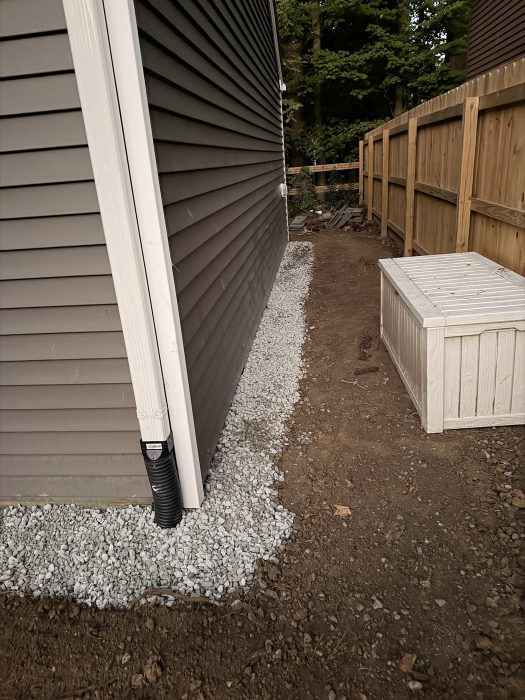
#> input picture src/img/gallery/large/g01.jpg, 1050 x 1400 px, given in place of logo-transparent.png, which was not available (shown at 1/2 size)
$ python montage.py ../src/img/gallery/large/g01.jpg
#> lines starting #> are read from the running program, lines starting #| are printed output that depends on the picture
import glob, subprocess, sys, math
from PIL import Image, ImageDraw, ImageFont, ImageFilter

REPO = '/home/user/raindrains/src/img'
# Vertical 9:16 by default; pass --wide for 16:9 (1920x1080)
WIDE = '--wide' in sys.argv
W, H, FPS = (1920, 1080, 30) if WIDE else (1080, 1920, 30)
PHOTO_S, XFADE_S, CARD_S = 1.9, 0.4, 2.6
NAVY, GREEN, WHITE = (11, 43, 74), (24, 150, 83), (255, 255, 255)
F = '/usr/share/fonts/opentype/inter/'
font = lambda w, s: ImageFont.truetype(F + f'Inter-{w}.otf', s)

logo = Image.open(f'{REPO}/logo-transparent.png').convert('RGBA')

def ease(t):
    return t * t * (3 - 2 * t)

def centered(d, y, text, f, fill):
    w = d.textlength(text, font=f)
    d.text(((W - w) / 2, y), text, font=f, fill=fill)

def card(lines, sub=None):
    img = Image.new('RGB', (W, H), NAVY)
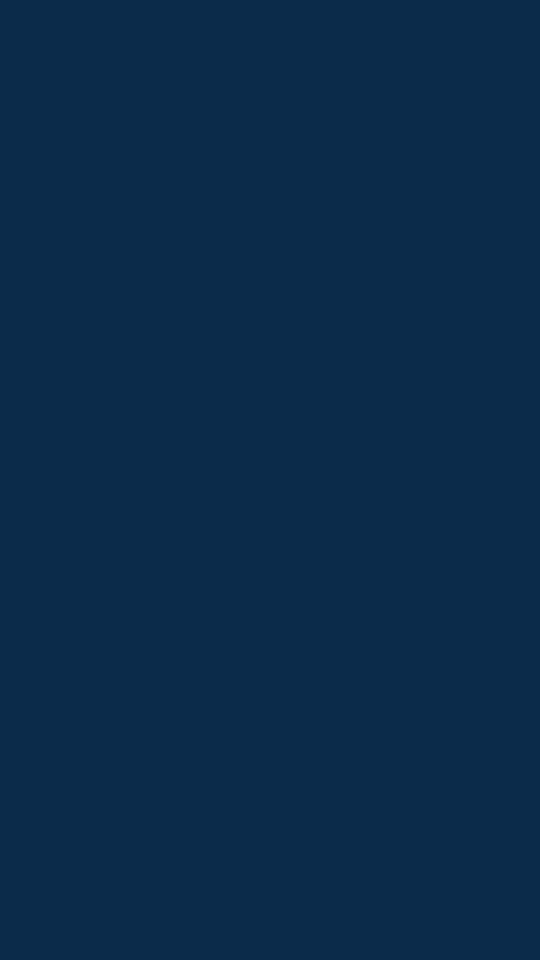
#> img: PIL image 1080x1920 RGB (shown at 1/2 size); mean R, G, B 11, 43, 74
    d = ImageDraw.Draw(img)
    lw = 860
    lg = logo.resize((lw, int(logo.height * lw / logo.width)), Image.LANCZOS)
    block = lg.height + 80 + 70 + sum(f.size + 30 for _, f, _ in lines) - 30
#> block = 1440
    y = (H - block) // 2
#> y = 240
    img.paste(lg, ((W - lw) // 2, y), lg)
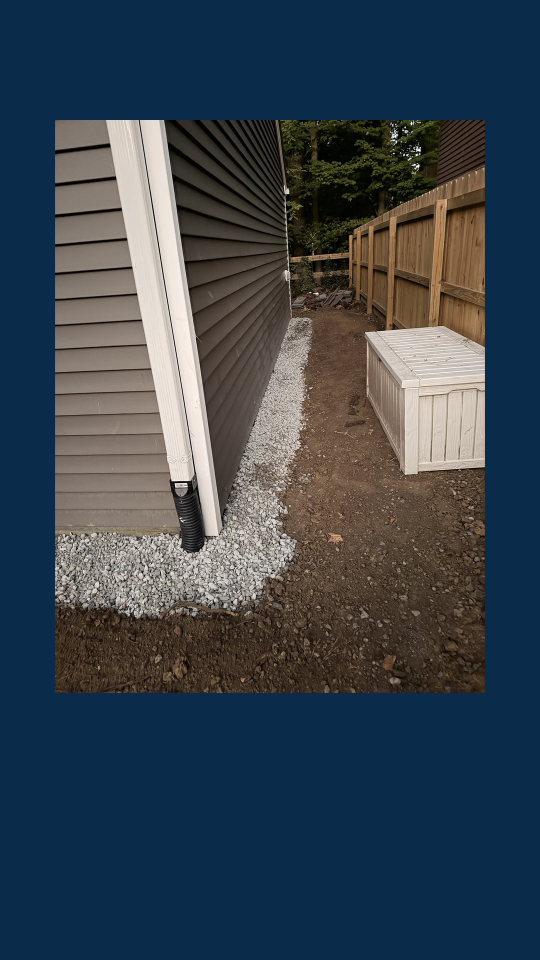
#> img: PIL image 1080x1920 RGB (shown at 1/2 size); mean R, G, B 57.2, 68.1, 78.6
    y += lg.height + 80
#> y = 1466
    d.rectangle(((W - 140) // 2, y, (W + 140) // 2, y + 8), fill=GREEN)
    y += 70
#> y = 1536
    for text, f, fill in lines:
        centered(d, y, text, f, fill)
        y += f.size + 30
#> after the loop, y = 1710
    return img

intro = card([('Drainage done right.', font('Bold', 72), WHITE),
              ('Hampton Roads & NE North Carolina', font('Medium', 42), (169, 193, 218))])
outro = card([('Call for a free estimate', font('Medium', 52), (169, 193, 218)),
              ('757-807-0080', font('Black', 110), WHITE),
              ('Lifetime warranty on all drainage systems', font('Medium', 38), (169, 193, 218))])
#> in card (call 2), `img.paste(lg, ((W - lw) // 2, y), lg)`:
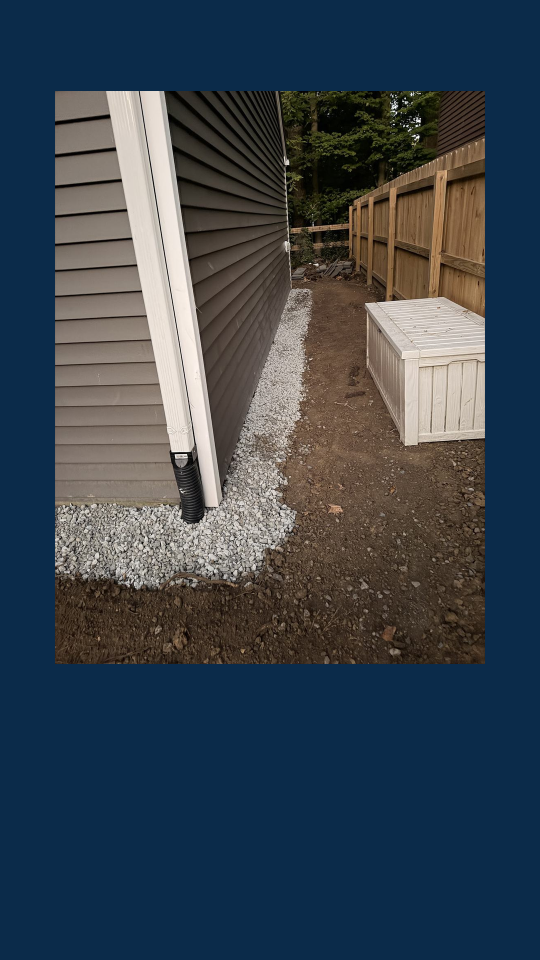
#> img: PIL image 1080x1920 RGB (shown at 1/2 size); mean R, G, B 57.2, 68.1, 78.6
#> after the loop in card (call 2), `for text, f, fill in lines:`: y = 1768
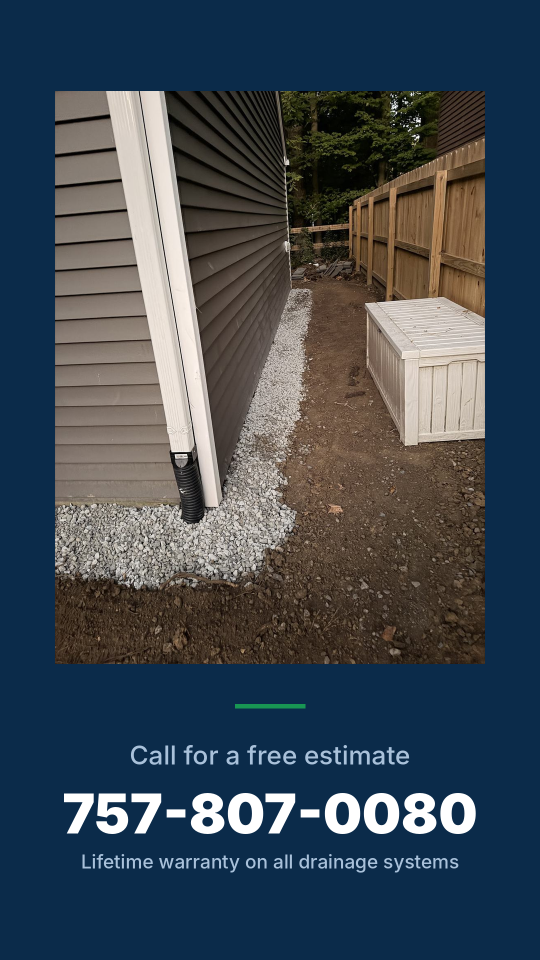
#> outro: PIL image 1080x1920 RGB (shown at 1/2 size); mean R, G, B 62.3, 72.7, 82.5

def prep(path):
    src = Image.open(path).convert('RGB')
    # Cover-fill source at 1.12x so Ken Burns has room to move
    s = max(W / src.width, H / src.height) * 1.12
    if abs(math.log((src.width / src.height) / (W / H))) > 0.15:
        # Photo shape differs from the frame: blurred cover background + whole photo on top
        bg = src.resize((int(src.width * s * 1.3), int(src.height * s * 1.3)))
        bg = bg.crop(((bg.width - W) // 2, (bg.height - H) // 2,
                      (bg.width + W) // 2, (bg.height + H) // 2))
        bg = Image.blend(bg.filter(ImageFilter.GaussianBlur(40)), Image.new('RGB', (W, H), NAVY), 0.45)
        f = min(W / src.width, H / src.height)
        fg = src.resize((int(src.width * f), int(src.height * f)), Image.LANCZOS)
        bg.paste(fg, ((W - fg.width) // 2, (H - fg.height) // 2))
        src, s = bg, 1.12
    return src.resize((int(src.width * s), int(src.height * s)), Image.LANCZOS)

def kb(big, t, i):
    # Alternate zoom-in / zoom-out with a slight drift
    z = 1 + 0.10 * (t if i % 2 == 0 else 1 - t)
    # crop window size in big-image pixels so output is W x H
    scale = (big.width / W) if big.width / W < big.height / H else (big.height / H)
    cw, ch = W * scale / z, H * scale / z
    dx = (big.width - cw) * (0.5 + (0.25 if i % 3 == 0 else -0.25 if i % 3 == 1 else 0) * (t - 0.5) * 2)
    dy = (big.height - ch) * (0.5 + (0.2 if i % 2 else -0.2) * (t - 0.5))
    return big.resize((W, H), Image.BILINEAR, box=(dx, dy, dx + cw, dy + ch))

def watermark(frame):
    frame.paste(BAND, (0, 0), BAND)
    frame.paste(WM, ((W - WM.width) // 2, 70), WM)
    return frame

WM = logo.resize((300, int(logo.height * 300 / logo.width)), Image.LANCZOS)
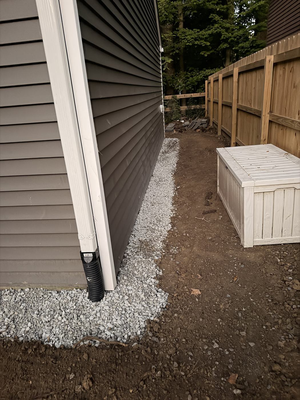
#> WM: PIL image 300x400 RGBA; mean R, G, B, A 108.2, 95.9, 83.7, 255
BAND = Image.new('RGBA', (W, 240), (0, 0, 0, 0))
#> BAND: PIL image 1080x240 RGBA; every value is 0
for y in range(240):
    ImageDraw.Draw(BAND).line([(0, y), (W, y)], fill=(0, 0, 0, int(140 * (1 - y / 240))))
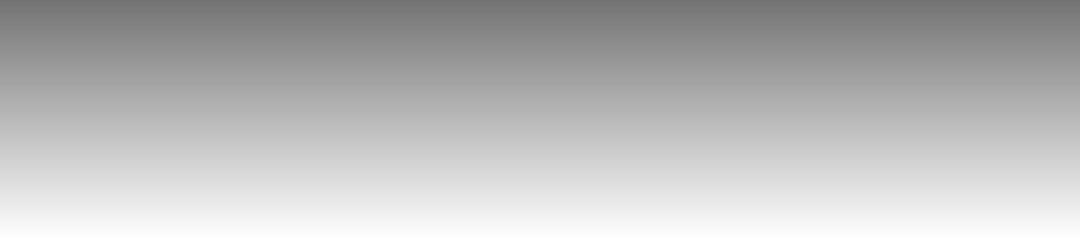
#> BAND: PIL image 1080x240 RGBA; mean R, G, B, A 0, 0, 0, 69.8; transparent parts drawn white
if __name__ == '__main__':
    OUT = [a for a in sys.argv[1:] if not a.startswith('--')][0]
    photos = sorted(glob.glob(f'{REPO}/gallery/large/*.jpg'))

#> (the run stopped early here; a loop or call above may not have finished)

$ run again, on src/img/gallery/large/g05.jpg
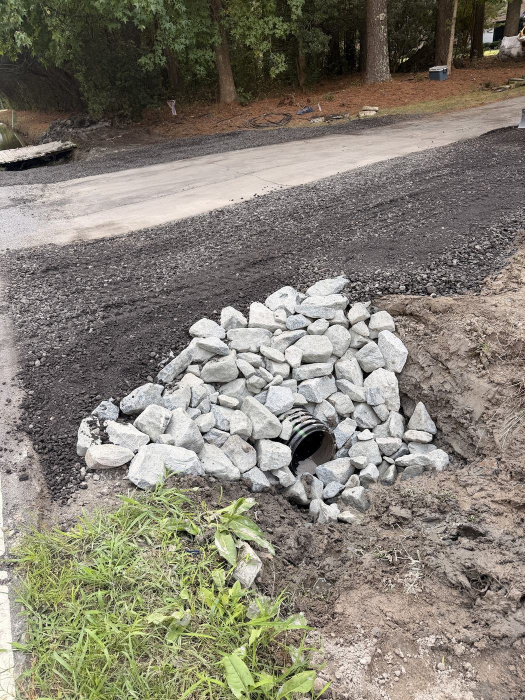
#> input picture src/img/gallery/large/g05.jpg, 1050 x 1400 px, given in place of logo-transparent.png, which was not available (shown at 1/2 size)
#> after the loop in card, `for text, f, fill in lines:`: y = 1710
#> in card (call 2), `img.paste(lg, ((W - lw) // 2, y), lg)`:
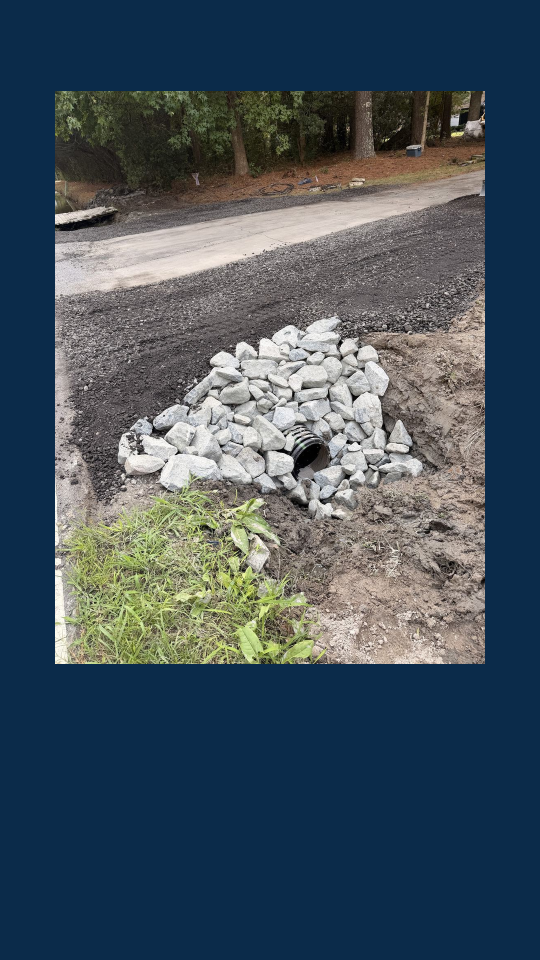
#> img: PIL image 1080x1920 RGB (shown at 1/2 size); mean R, G, B 68.9, 83.2, 93.7
#> after the loop in card (call 2), `for text, f, fill in lines:`: y = 1768
#> `WM = logo.resize((300, int(logo.height * 300 / logo.width)), Image.LAN..`:
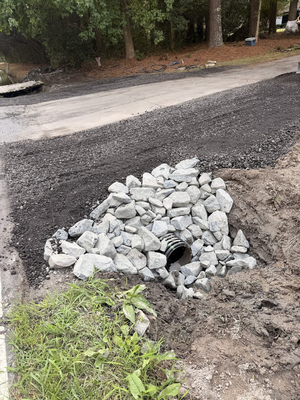
#> WM: PIL image 300x400 RGBA; mean R, G, B, A 132.8, 127.5, 115.5, 255

$ run again, on src/img/gallery/large/g06.jpg
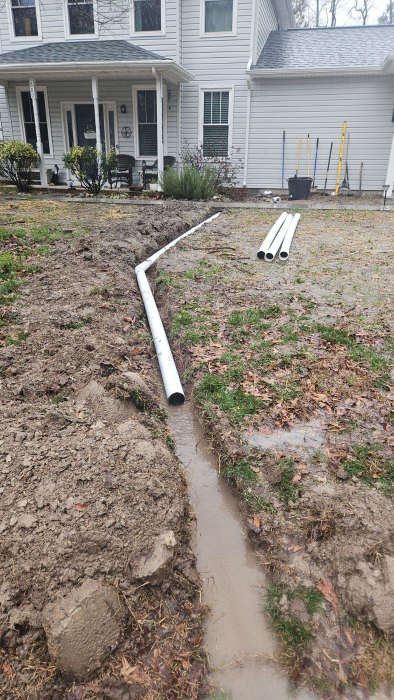
#> input picture src/img/gallery/large/g06.jpg, 788 x 1400 px, given in place of logo-transparent.png, which was not available (shown at 1/2 size)
#> after the loop in card, `for text, f, fill in lines:`: y = 1900
#> in card (call 2), `img.paste(lg, ((W - lw) // 2, y), lg)`:
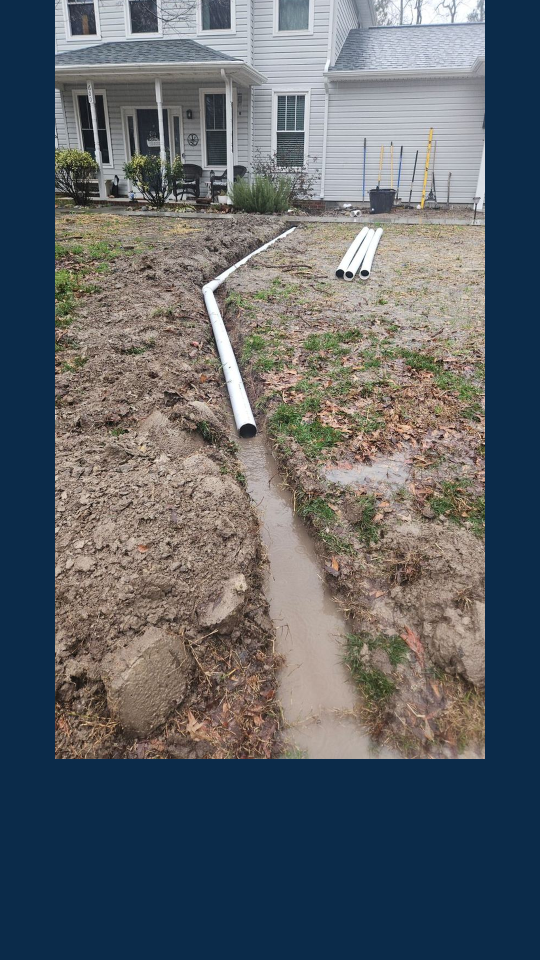
#> img: PIL image 1080x1920 RGB (shown at 1/2 size); mean R, G, B 93.5, 99.6, 105.7
#> after the loop in card (call 2), `for text, f, fill in lines:`: y = 1958
#> `WM = logo.resize((300, int(logo.height * 300 / logo.width)), Image.LAN..`:
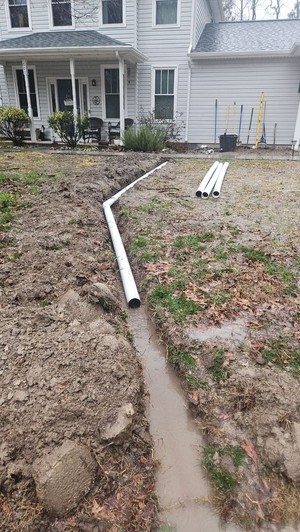
#> WM: PIL image 300x532 RGBA; mean R, G, B, A 142.2, 133.1, 124.7, 255

$ run again, on src/img/gallery/large/g07.jpg
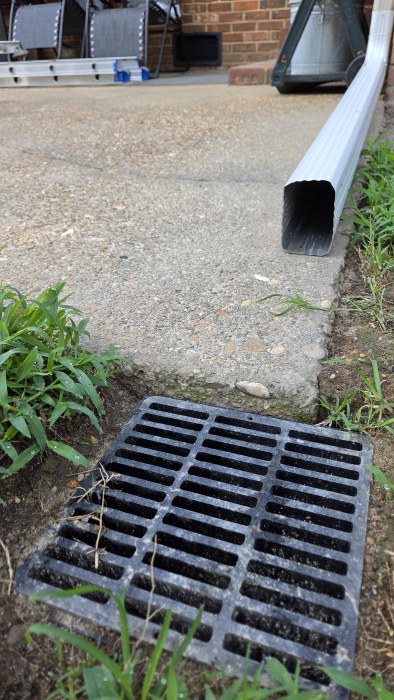
#> input picture src/img/gallery/large/g07.jpg, 788 x 1400 px, given in place of logo-transparent.png, which was not available (shown at 1/2 size)
#> after the loop in card, `for text, f, fill in lines:`: y = 1900
#> in card (call 2), `img.paste(lg, ((W - lw) // 2, y), lg)`:
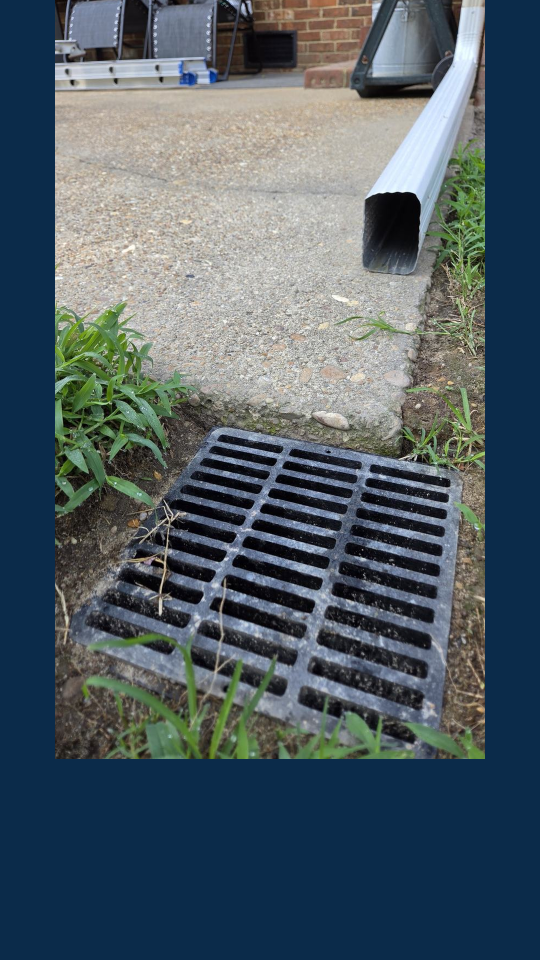
#> img: PIL image 1080x1920 RGB (shown at 1/2 size); mean R, G, B 79.1, 92.9, 101.2
#> after the loop in card (call 2), `for text, f, fill in lines:`: y = 1958
#> `WM = logo.resize((300, int(logo.height * 300 / logo.width)), Image.LAN..`:
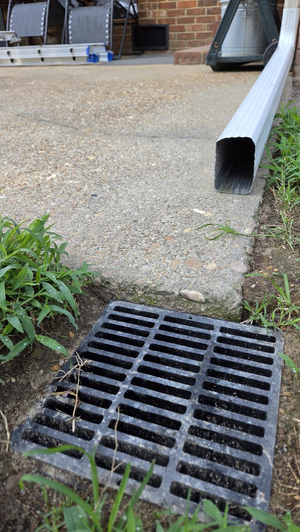
#> WM: PIL image 300x532 RGBA; mean R, G, B, A 119, 122, 117, 255
